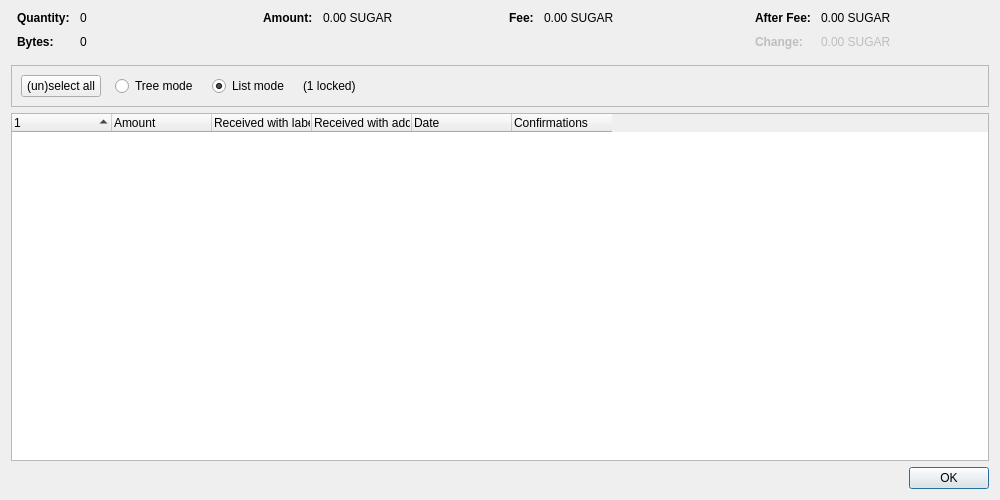
<?xml version="1.0" encoding="UTF-8"?>
<ui version="4.0">
 <class>CoinControlDialog</class>
 <widget class="QDialog" name="CoinControlDialog">
  <property name="geometry">
   <rect>
    <x>0</x>
    <y>0</y>
    <width>1000</width>
    <height>500</height>
   </rect>
  </property>
  <property name="windowTitle">
   <string>Coin Selection</string>
  </property>
  <layout class="QVBoxLayout" name="verticalLayout">
   <item>
    <layout class="QHBoxLayout" name="horizontalLayoutTop" stretch="0,0,0,0">
     <property name="topMargin">
      <number>0</number>
     </property>
     <property name="bottomMargin">
      <number>10</number>
     </property>
     <item>
      <layout class="QFormLayout" name="formLayoutCoinControl1">
       <property name="labelAlignment">
        <set>Qt::AlignLeft|Qt::AlignVCenter</set>
       </property>
       <property name="horizontalSpacing">
        <number>10</number>
       </property>
       <property name="verticalSpacing">
        <number>10</number>
       </property>
       <property name="leftMargin">
        <number>6</number>
       </property>
       <property name="rightMargin">
        <number>6</number>
       </property>
       <item row="0" column="0">
        <widget class="QLabel" name="labelCoinControlQuantityText">
         <property name="font">
          <font>
           <weight>75</weight>
           <bold>true</bold>
          </font>
         </property>
         <property name="text">
          <string>Quantity:</string>
         </property>
        </widget>
       </item>
       <item row="0" column="1">
        <widget class="QLabel" name="labelCoinControlQuantity">
         <property name="cursor">
          <cursorShape>IBeamCursor</cursorShape>
         </property>
         <property name="contextMenuPolicy">
          <enum>Qt::ActionsContextMenu</enum>
         </property>
         <property name="text">
          <string notr="true">0</string>
         </property>
         <property name="textInteractionFlags">
          <set>Qt::LinksAccessibleByMouse|Qt::TextSelectableByKeyboard|Qt::TextSelectableByMouse</set>
         </property>
        </widget>
       </item>
       <item row="1" column="0">
        <widget class="QLabel" name="labelCoinControlBytesText">
         <property name="font">
          <font>
           <weight>75</weight>
           <bold>true</bold>
          </font>
         </property>
         <property name="text">
          <string>Bytes:</string>
         </property>
        </widget>
       </item>
       <item row="1" column="1">
        <widget class="QLabel" name="labelCoinControlBytes">
         <property name="cursor">
          <cursorShape>IBeamCursor</cursorShape>
         </property>
         <property name="contextMenuPolicy">
          <enum>Qt::ActionsContextMenu</enum>
         </property>
         <property name="text">
          <string notr="true">0</string>
         </property>
         <property name="textInteractionFlags">
          <set>Qt::LinksAccessibleByMouse|Qt::TextSelectableByKeyboard|Qt::TextSelectableByMouse</set>
         </property>
        </widget>
       </item>
      </layout>
     </item>
     <item>
      <layout class="QFormLayout" name="formLayoutCoinControl2">
       <property name="horizontalSpacing">
        <number>10</number>
       </property>
       <property name="verticalSpacing">
        <number>10</number>
       </property>
       <property name="leftMargin">
        <number>6</number>
       </property>
       <property name="rightMargin">
        <number>6</number>
       </property>
       <item row="0" column="0">
        <widget class="QLabel" name="labelCoinControlAmountText">
         <property name="font">
          <font>
           <weight>75</weight>
           <bold>true</bold>
          </font>
         </property>
         <property name="text">
          <string>Amount:</string>
         </property>
        </widget>
       </item>
       <item row="0" column="1">
        <widget class="QLabel" name="labelCoinControlAmount">
         <property name="cursor">
          <cursorShape>IBeamCursor</cursorShape>
         </property>
         <property name="contextMenuPolicy">
          <enum>Qt::ActionsContextMenu</enum>
         </property>
         <property name="text">
          <string notr="true">0.00 SUGAR</string>
         </property>
         <property name="textInteractionFlags">
          <set>Qt::LinksAccessibleByMouse|Qt::TextSelectableByKeyboard|Qt::TextSelectableByMouse</set>
         </property>
        </widget>
       </item>
      </layout>
     </item>
     <item>
      <layout class="QFormLayout" name="formLayoutCoinControl3">
       <property name="horizontalSpacing">
        <number>10</number>
       </property>
       <property name="verticalSpacing">
        <number>10</number>
       </property>
       <property name="leftMargin">
        <number>6</number>
       </property>
       <property name="rightMargin">
        <number>6</number>
       </property>
       <item row="0" column="0">
        <widget class="QLabel" name="labelCoinControlFeeText">
         <property name="font">
          <font>
           <weight>75</weight>
           <bold>true</bold>
          </font>
         </property>
         <property name="text">
          <string>Fee:</string>
         </property>
        </widget>
       </item>
       <item row="0" column="1">
        <widget class="QLabel" name="labelCoinControlFee">
         <property name="cursor">
          <cursorShape>IBeamCursor</cursorShape>
         </property>
         <property name="contextMenuPolicy">
          <enum>Qt::ActionsContextMenu</enum>
         </property>
         <property name="text">
          <string notr="true">0.00 SUGAR</string>
         </property>
         <property name="textInteractionFlags">
          <set>Qt::LinksAccessibleByMouse|Qt::TextSelectableByKeyboard|Qt::TextSelectableByMouse</set>
         </property>
        </widget>
       </item>
      </layout>
     </item>
     <item>
      <layout class="QFormLayout" name="formLayoutCoinControl4">
       <property name="labelAlignment">
        <set>Qt::AlignLeft|Qt::AlignVCenter</set>
       </property>
       <property name="horizontalSpacing">
        <number>10</number>
       </property>
       <property name="verticalSpacing">
        <number>10</number>
       </property>
       <property name="leftMargin">
        <number>6</number>
       </property>
       <property name="rightMargin">
        <number>6</number>
       </property>
       <item row="0" column="0">
        <widget class="QLabel" name="labelCoinControlAfterFeeText">
         <property name="font">
          <font>
           <weight>75</weight>
           <bold>true</bold>
          </font>
         </property>
         <property name="text">
          <string>After Fee:</string>
         </property>
        </widget>
       </item>
       <item row="0" column="1">
        <widget class="QLabel" name="labelCoinControlAfterFee">
         <property name="cursor">
          <cursorShape>IBeamCursor</cursorShape>
         </property>
         <property name="contextMenuPolicy">
          <enum>Qt::ActionsContextMenu</enum>
         </property>
         <property name="text">
          <string notr="true">0.00 SUGAR</string>
         </property>
         <property name="textInteractionFlags">
          <set>Qt::LinksAccessibleByMouse|Qt::TextSelectableByKeyboard|Qt::TextSelectableByMouse</set>
         </property>
        </widget>
       </item>
       <item row="1" column="0">
        <widget class="QLabel" name="labelCoinControlChangeText">
         <property name="enabled">
          <bool>false</bool>
         </property>
         <property name="font">
          <font>
           <weight>75</weight>
           <bold>true</bold>
          </font>
         </property>
         <property name="text">
          <string>Change:</string>
         </property>
        </widget>
       </item>
       <item row="1" column="1">
        <widget class="QLabel" name="labelCoinControlChange">
         <property name="enabled">
          <bool>false</bool>
         </property>
         <property name="cursor">
          <cursorShape>IBeamCursor</cursorShape>
         </property>
         <property name="contextMenuPolicy">
          <enum>Qt::ActionsContextMenu</enum>
         </property>
         <property name="text">
          <string notr="true">0.00 SUGAR</string>
         </property>
         <property name="textInteractionFlags">
          <set>Qt::LinksAccessibleByMouse|Qt::TextSelectableByKeyboard|Qt::TextSelectableByMouse</set>
         </property>
        </widget>
       </item>
      </layout>
     </item>
    </layout>
   </item>
   <item>
    <widget class="QFrame" name="frame">
     <property name="minimumSize">
      <size>
       <width>0</width>
       <height>40</height>
      </size>
     </property>
     <property name="frameShape">
      <enum>QFrame::StyledPanel</enum>
     </property>
     <property name="frameShadow">
      <enum>QFrame::Sunken</enum>
     </property>
     <layout class="QHBoxLayout" name="horizontalLayout">
      <item>
       <layout class="QHBoxLayout" name="horizontalLayoutPanel" stretch="0,0,0,0,0">
        <property name="spacing">
         <number>14</number>
        </property>
        <item>
         <widget class="QPushButton" name="pushButtonSelectAll">
          <property name="sizePolicy">
           <sizepolicy hsizetype="Maximum" vsizetype="Fixed">
            <horstretch>0</horstretch>
            <verstretch>0</verstretch>
           </sizepolicy>
          </property>
          <property name="text">
           <string>(un)select all</string>
          </property>
          <property name="autoDefault">
           <bool>false</bool>
          </property>
         </widget>
        </item>
        <item>
         <widget class="QRadioButton" name="radioTreeMode">
          <property name="sizePolicy">
           <sizepolicy hsizetype="Maximum" vsizetype="Fixed">
            <horstretch>0</horstretch>
            <verstretch>0</verstretch>
           </sizepolicy>
          </property>
          <property name="text">
           <string>Tree mode</string>
          </property>
         </widget>
        </item>
        <item>
         <widget class="QRadioButton" name="radioListMode">
          <property name="sizePolicy">
           <sizepolicy hsizetype="Maximum" vsizetype="Fixed">
            <horstretch>0</horstretch>
            <verstretch>0</verstretch>
           </sizepolicy>
          </property>
          <property name="text">
           <string>List mode</string>
          </property>
          <property name="checked">
           <bool>true</bool>
          </property>
         </widget>
        </item>
        <item>
         <widget class="QLabel" name="labelLocked">
          <property name="text">
           <string notr="true">(1 locked)</string>
          </property>
         </widget>
        </item>
        <item>
         <spacer name="horizontalSpacer">
          <property name="orientation">
           <enum>Qt::Horizontal</enum>
          </property>
          <property name="sizeHint" stdset="0">
           <size>
            <width>40</width>
            <height>20</height>
           </size>
          </property>
         </spacer>
        </item>
       </layout>
      </item>
     </layout>
    </widget>
   </item>
   <item>
    <widget class="CoinControlTreeWidget" name="treeWidget">
     <property name="contextMenuPolicy">
      <enum>Qt::CustomContextMenu</enum>
     </property>
     <property name="sortingEnabled">
      <bool>false</bool>
     </property>
     <property name="columnCount">
      <number>6</number>
     </property>
     <attribute name="headerShowSortIndicator" stdset="0">
      <bool>true</bool>
     </attribute>
     <attribute name="headerStretchLastSection">
      <bool>false</bool>
     </attribute>
     <column>
      <property name="text">
       <string/>
      </property>
     </column>
     <column>
      <property name="text">
       <string>Amount</string>
      </property>
     </column>
     <column>
      <property name="text">
       <string>Received with label</string>
      </property>
     </column>
     <column>
      <property name="text">
       <string>Received with address</string>
      </property>
     </column>
     <column>
      <property name="text">
       <string>Date</string>
      </property>
     </column>
     <column>
      <property name="text">
       <string>Confirmations</string>
      </property>
      <property name="toolTip">
       <string>Confirmed</string>
      </property>
     </column>
     <column>
      <property name="text">
       <string/>
      </property>
     </column>
     <column>
      <property name="text">
       <string/>
      </property>
     </column>
     <column>
      <property name="text">
       <string/>
      </property>
     </column>
     <column>
      <property name="text">
       <string/>
      </property>
     </column>
    </widget>
   </item>
   <item>
    <widget class="QDialogButtonBox" name="buttonBox">
     <property name="orientation">
      <enum>Qt::Horizontal</enum>
     </property>
     <property name="standardButtons">
      <set>QDialogButtonBox::Ok</set>
     </property>
    </widget>
   </item>
  </layout>
 </widget>
 <customwidgets>
  <customwidget>
   <class>CoinControlTreeWidget</class>
   <extends>QTreeWidget</extends>
   <header>qt/coincontroltreewidget.h</header>
  </customwidget>
 </customwidgets>
 <resources/>
 <connections/>
</ui>
